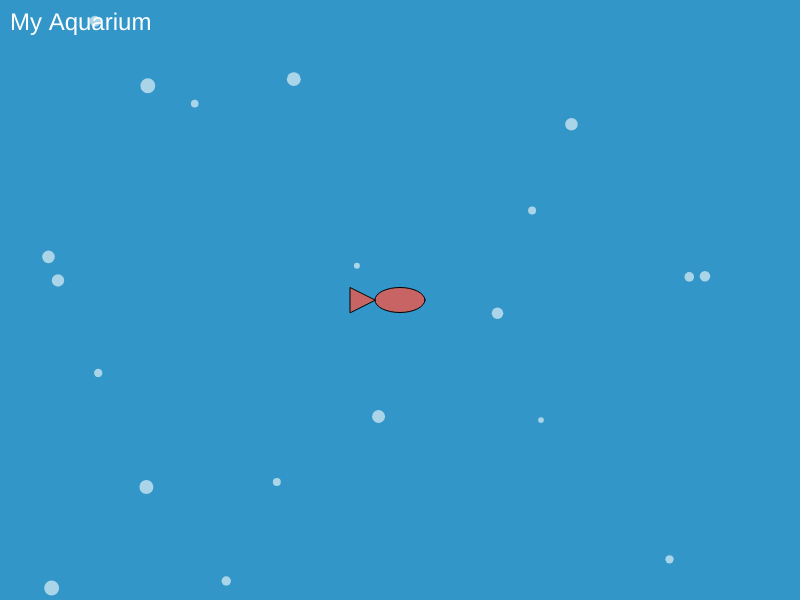
Frame 1 (no input)
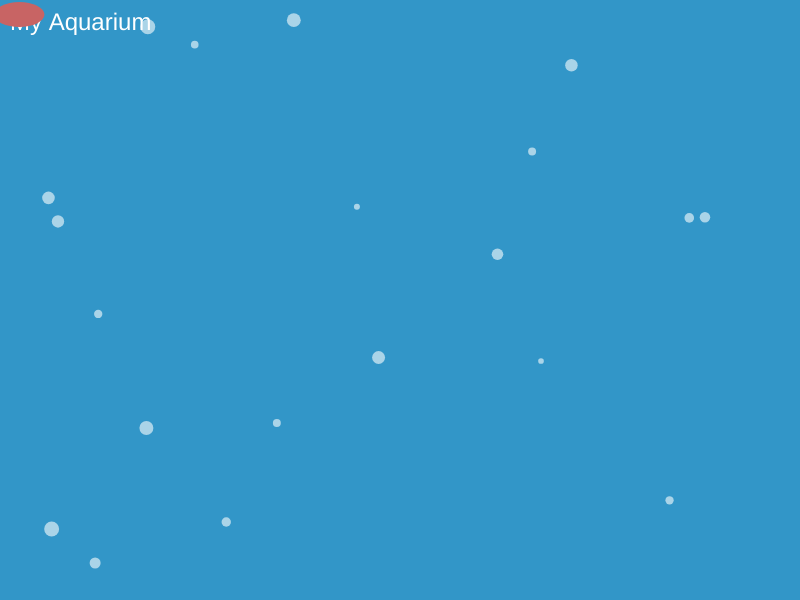
Frame 60 (no input)
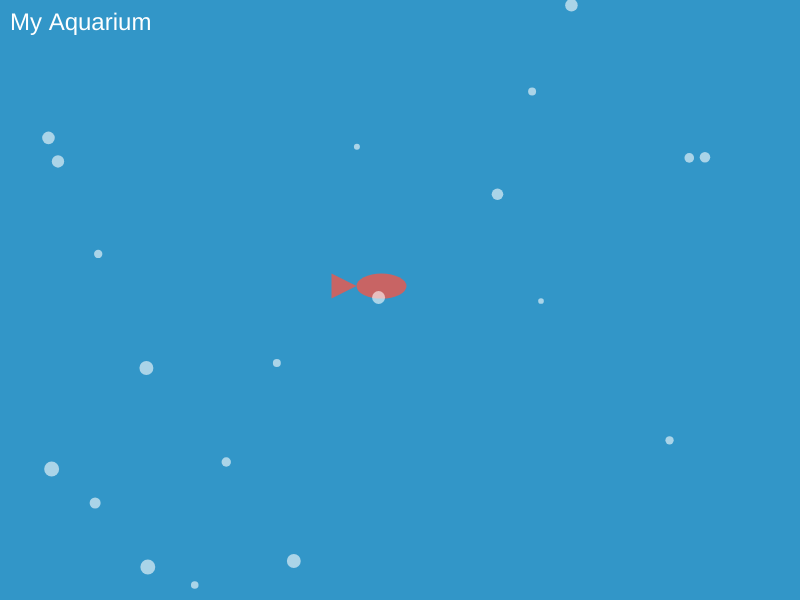
Frame 120 (the mouse pressed at the canvas centre since frame 60)

The p5.js sketch that drew these frames (run headless with seeded random() and noise() and a simulated clock; from frame 60 on, the mouse is pressed at the canvas centre):

// p5.js sketch
// ── sketch.js
let fishX, fishY, fishSize;
let fishColor;
let aquariumName = "My Aquarium";
let foodX, foodY;
let foodDropped = false;
let bubbles = [];


function setup() {
  createCanvas(800, 600);
  fishX = width / 2;
  fishY = height / 2;
  fishSize = 50;
  fishColor = color(200, 100, 100);


  // Initialize bubbles
  for (let i = 0; i < 20; i++) {
    bubbles.push({
      x: random(width),
      y: random(height),
      size: random(5, 15)
    });
  }
}


function draw() {
  background(50, 150, 200);
 
  // Display aquarium name
  textSize(24);
  fill(255);
  text(aquariumName, 10, 30);
 
  // Draw fish
  fill(fishColor);
  ellipse(fishX, fishY, fishSize, fishSize / 2);
  triangle(fishX - fishSize / 2, fishY, fishX - fishSize, fishY - fishSize / 4, fishX - fishSize, fishY + fishSize / 4);


  // Fish follows mouse
  fishX = lerp(fishX, mouseX, 0.05);
  fishY = lerp(fishY, mouseY, 0.05);


  // Draw bubbles
  for (let i = 0; i < bubbles.length; i++) {
    fill(255, 255, 255, 150);
    noStroke();
    ellipse(bubbles[i].x, bubbles[i].y, bubbles[i].size);
    bubbles[i].y -= 1;


    // Reset bubble to bottom if it goes off the top
    if (bubbles[i].y < 0) {
      bubbles[i].y = height;
    }
  }
 
  // Draw food
  if (foodDropped) {
    fill(255, 204, 0);
    ellipse(foodX, foodY, 10, 10);
    foodY += 2;
    if (foodY > height) {
      foodDropped = false;
    }
  }
 
  // Check if fish is near food
  if (dist(fishX, fishY, foodX, foodY) < fishSize / 2 && foodDropped) {
    fishColor = color(100, 200, 100);
    foodDropped = false;
  } else {
    fishColor = color(200, 100, 100);
  }
}


function keyPressed() {
  // Drop food
  if (key === 'F' || key === 'f') {
    foodX = random(width);
    foodY = 0;
    foodDropped = true;
  }
}
